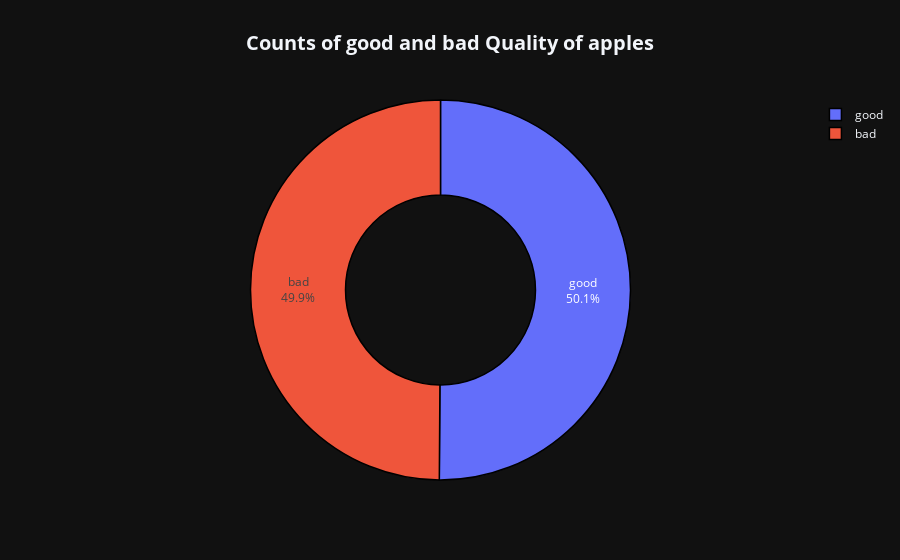

The cell this chart's notebook holds for it:
### Code cell
fig = px.pie(data, names = "Quality",
            title = "<b>Counts of good and bad Quality of apples</b>",
            hole = 0.5, template = "plotly_dark")
fig.update_traces(textposition='inside',
                 textinfo='percent+label',
                 marker=dict(line=dict(color='#000000',width = 1.5)))
fig.update_layout(title_x = 0.5,
                 title_font = dict(size = 20),
                 uniformtext_minsize = 15)
fig.show()

### Figure 1 — Plotly figure (JSON) as saved in the notebook; plotly's stock layout.template omitted (floating-point values rounded to 4 significant figures; data arrays with more than 128 entries replaced by an {"elided": "..."} marker saying what was removed)
{"data": [{"domain": {"x": [0, 1], "y": [0, 1]}, "hole": 0.5, "hovertemplate": "Quality=%{label}<extra></extra>", "labels": {"elided": "4000 str values"}, "legendgroup": "", "marker": {"line": {"color": "#000000", "width": 1.5}}, "name": "", "showlegend": true, "textinfo": "percent+label", "textposition": "inside", "type": "pie"}], "layout": {"legend": {"tracegroupgap": 0}, "title": {"font": {"size": 20}, "text": "<b>Counts of good and bad Quality of apples</b>", "x": 0.5}, "uniformtext": {"minsize": 15}}}
